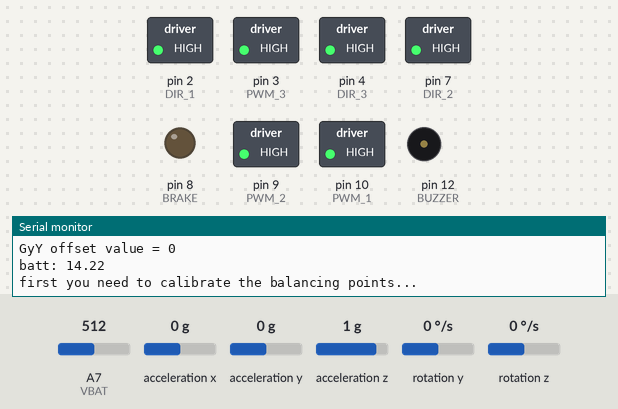
This sketch was run on a simulated Arduino Nano, built with avr-gcc and run on an emulated ATmega328P. Parts: switched loads named in the sketch (green lamp = pin HIGH), output pins drawn as LEDs (lit = HIGH), buzzer (waves = sounding, pin HIGH), the last lines printed to the serial monitor. Wiring (inferred from the names in the program): MPU-6050 motion sensor at I2C address 0x68. The inputs (shaded band) are chosen by the test bench; at power-on: A7 (VBAT) = 512, acceleration x 0 g, acceleration y 0 g, acceleration z 1 g, rotation y 0 °/s, rotation z 0 °/s.

Above: at 15.9 s.
16.0 s: A7 (VBAT) set to 358
17.9 s: A7 (VBAT) set to 336
At 19.3 s:
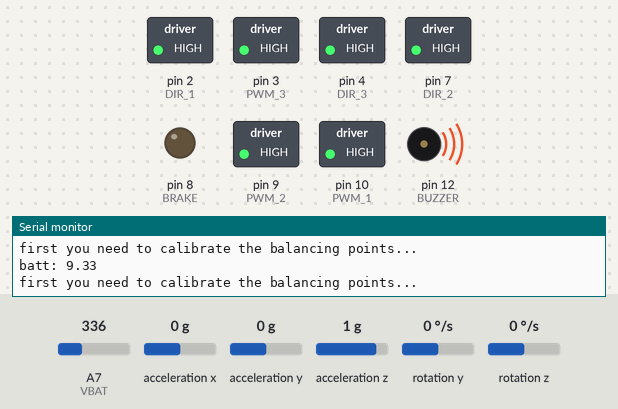
21.7 s: A7 (VBAT) set to 716
At 23.6 s:
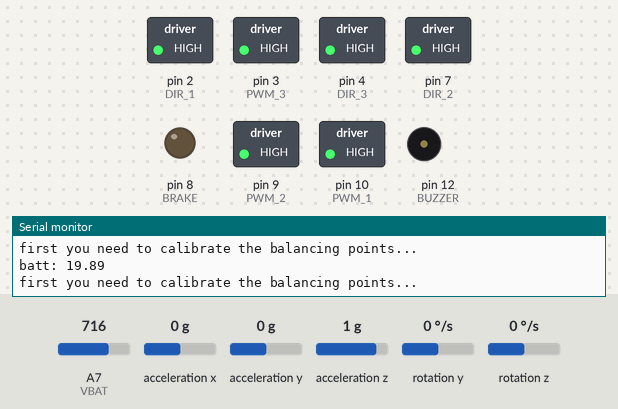
24.2 s: A7 (VBAT) set to 30
At 25.1 s:
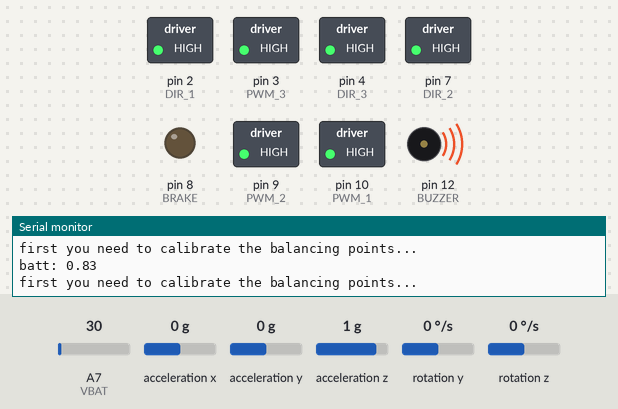
Timing chart, 0 to 27.2 s (numbered marks = the images above; inputs shaded):
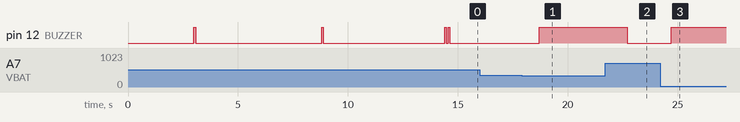

The sketch:

arduino_cube.ino
```cpp
#include "arduino_cube.h"
#include <Wire.h>
#include <EEPROM.h>

void setup() {
  Serial.begin(115200);

  TCCR1A = 0b00000001;
  TCCR1B = 0b00001010;
  TCCR2B = 0b00000010;
  TCCR2A = 0b00000011;

  pinMode(DIR_1, OUTPUT);
  pinMode(DIR_2, OUTPUT);
  pinMode(DIR_3, OUTPUT);
  pinMode(BRAKE, OUTPUT);
  pinMode(BUZZER, OUTPUT);

  Motor1_control(0);
  Motor2_control(0);
  Motor3_control(0);

  EEPROM.get(0, offsets);
  if (offsets.ID1 == 99 && offsets.ID2 == 99 && offsets.ID3 == 99 && offsets.ID4 == 99) calibrated = true;
    else calibrated = false;
  delay(3000);
  beep();
  angle_setup();
}

void loop() {

  currentT = millis();

  if (currentT - previousT_1 >= loop_time) {
    Tuning();  // derinimui
    angle_calc();

    if (balancing_point == 1) {
      angleX -= offsets.X1;
      angleY -= offsets.Y1;
      if (abs(angleX) > 8 || abs(angleY) > 8) vertical = false;
    } else if (balancing_point == 2) {
      angleX -= offsets.X2;
      angleY -= offsets.Y2;
      if (abs(angleY) > 6) vertical = false;
    } else if (balancing_point == 3) {
      angleX -= offsets.X3;
      angleY -= offsets.Y3;
      if (abs(angleY) > 6) vertical = false;
    } else if (balancing_point == 4) {
      angleX -= offsets.X4;
      angleY -= offsets.Y4;
      if (abs(angleX) > 6) vertical = false;
    }

    if (vertical && calibrated && !calibrating) {
      digitalWrite(BRAKE, HIGH);
      gyroZ = GyZ / 131.0; // Convert to deg/s
      gyroY = GyY / 131.0; // Convert to deg/s

      gyroYfilt = alpha * gyroY + (1 - alpha) * gyroYfilt;
      gyroZfilt = alpha * gyroZ + (1 - alpha) * gyroZfilt;

      int pwm_X = constrain(pGain * angleX + iGain * gyroZfilt + sGain * motor_speed_pwmX, -255, 255); // LQR
      int pwm_Y = constrain(pGain * angleY + iGain * gyroYfilt + sGain * motor_speed_pwmY, -255, 255); // LQR
      motor_speed_pwmX += pwm_X;
      motor_speed_pwmY += pwm_Y;
      Serial.println(pwm_Y);
      if (balancing_point == 1) {
        XY_to_threeWay(-pwm_X, -pwm_Y);
      } else if (balancing_point == 2) {
        Motor1_control(pwm_Y);
      } else if (balancing_point == 3) {
        Motor2_control(pwm_Y);
      } else if (balancing_point == 4) {
        Motor3_control(pwm_X);//1
      }
    } else {
      balancing_point = 0;
      XY_to_threeWay(0, 0);
      digitalWrite(BRAKE, LOW);
      motor_speed_pwmX = 0;
      motor_speed_pwmY = 0;
    }
    previousT_1 = currentT;
  }

  if (currentT - previousT_2 >= 2000) {
    battVoltage((double)analogRead(VBAT) / bat_divider);
    if (!calibrated && !calibrating) {
      Serial.println("first you need to calibrate the balancing points...");
    }
    previousT_2 = currentT;
  }
}
```

arduino_cube.h
```cpp
#define PWM_3         3
#define DIR_3         4

#define PWM_1         10
#define DIR_1         2

#define PWM_2         9
#define DIR_2         7

#define BRAKE         8
#define BUZZER        12
#define VBAT          A7

#define MPU6050 0x68          // Device address
#define ACCEL_CONFIG 0x1C     // Accelerometer configuration address
#define GYRO_CONFIG 0x1B      // Gyro configuration address
#define PWR_MGMT_1 0x6B
#define PWR_MGMT_2 0x6C

//Sensor output scaling
#define accSens 0             // 0 = 2g, 1 = 4g, 2 = 8g, 3 = 16g
#define gyroSens 1            // 0 = 250rad/s, 1 = 500rad/s, 2 1000rad/s, 3 = 2000rad/s

float Gyro_amount = 0.996;

bool vertical = false;
bool calibrating = false;
bool calibrated = false;

int balancing_point = 0;

float pGain = 180 ;
float iGain = 200 ;
float sGain = 0.02;
int loop_time = 10;

struct OffsetsObj {
  int ID1 = 99;
  float X1;
  float Y1;
  int ID2= 99;
  float X2;
  float Y2;
  int ID3= 99;
  float X3;
  float Y3;
  int ID4= 99;
  float X4  ;
  float Y4 ;
};

OffsetsObj offsets;

float alpha = 0.7;

int16_t  AcX, AcY, AcZ, GyY, GyZ, gyroX, gyroY, gyroZ, gyroYfilt, gyroZfilt;

int16_t  GyZ_offset = 0;
int16_t  GyY_offset = 0;
int32_t  GyZ_offset_sum = 0;
int32_t  GyY_offset_sum = 0;

float robot_angleX, robot_angleY, angleX, angleY;
float Acc_angleX, Acc_angleY;
int32_t motor_speed_pwmX;
int32_t motor_speed_pwmY;

int bat_divider = 36;

long currentT, previousT_1, previousT_2 = 0;
```

functions.ino
```cpp
void writeTo(byte device, byte address, byte value) {
  Wire.beginTransmission(device);
  Wire.write(address);
  Wire.write(value);
  Wire.endTransmission(true);
}

void beep() {
    digitalWrite(BUZZER, HIGH);
    delay(70);
    digitalWrite(BUZZER, LOW);
    delay(80);
}

void save() {
    EEPROM.put(0, offsets);
    EEPROM.get(0, offsets);
    if (offsets.ID1 == 99 && offsets.ID2 == 99 && offsets.ID3 == 99 && offsets.ID4 == 99) calibrated = true;
    calibrating = false;
    Serial.println("calibrating off");
    beep();
}

void angle_setup() {
  Wire.begin();
  delay (100);
  writeTo(MPU6050, PWR_MGMT_1, 0);
  writeTo(MPU6050, ACCEL_CONFIG, accSens << 3); // Specifying output scaling of accelerometer
  writeTo(MPU6050, GYRO_CONFIG, gyroSens << 3); // Specifying output scaling of gyroscope
  delay (100);

  for (int i = 0; i < 1024; i++) {
    angle_calc();
    //Serial.println(GyZ);
    GyZ_offset_sum += GyZ;
    delay(3);
  }
  GyZ_offset = GyZ_offset_sum >> 10;
  Serial.print("GyZ offset value = "); Serial.println(GyZ_offset);
  beep();

  for (int i = 0; i < 1024; i++) {
    angle_calc();
    //Serial.println(GyY);
    GyY_offset_sum += GyY;
    delay(3);
  }
  GyY_offset = GyY_offset_sum >> 10;
  Serial.print("GyY offset value = "); Serial.println(GyY_offset);
  beep();
  beep();
}

void angle_calc() {

  // read raw accel/gyro measurements from device
  Wire.beginTransmission(MPU6050);
  Wire.write(0x45);
  Wire.endTransmission(false);
  Wire.requestFrom(MPU6050, 6, true);
  GyY = Wire.read() << 8 | Wire.read(); // 0x45 (GYRO_YOUT_H) & 0x46 (GYRO_YOUT_L)
  GyZ = Wire.read() << 8 | Wire.read(); // 0x47 (GYRO_ZOUT_H) & 0x48 (GYRO_ZOUT_L)

  Wire.beginTransmission(MPU6050);
  Wire.write(0x3B);
  Wire.endTransmission(false);
  Wire.requestFrom(MPU6050, 6, true);
  AcX = Wire.read() << 8 | Wire.read(); // 0x3B (ACCEL_XOUT_H) & 0x3C (ACCEL_XOUT_L)
  AcY = Wire.read() << 8 | Wire.read(); // 0x3D (ACCEL_YOUT_H) & 0x3E (ACCEL_YOUT_L)
  AcZ = Wire.read() << 8 | Wire.read(); // 0x3F (ACCEL_ZOUT_H) & 0x40 (ACCEL_ZOUT_L)

  GyZ -= GyZ_offset;
  GyY -= GyY_offset;

  robot_angleX += GyZ * loop_time / 1000 / 65.536;
  Acc_angleX = atan2(AcY, -AcX) * 57.2958;
  robot_angleX = robot_angleX * Gyro_amount + Acc_angleX * (1.0 - Gyro_amount);

  robot_angleY += GyY * loop_time / 1000 / 65.536;
  Acc_angleY = -atan2(AcZ, -AcX) * 57.2958;
  robot_angleY = robot_angleY * Gyro_amount + Acc_angleY * (1.0 - Gyro_amount);

  angleX = robot_angleX;
  angleY = robot_angleY;
    //Serial.print("X: "); Serial.print(robot_angleX); Serial.print(" Y: "); Serial.println(robot_angleY);
  if (abs(angleX - offsets.X1) < 2 && abs(angleY - offsets.Y1) < 2) {
    balancing_point = 1;
    if (!vertical) beep();
    vertical = true;
  } else if (abs(angleX - offsets.X2) < 3 && abs(angleY - offsets.Y2) < 0.6) {
    balancing_point = 2;
    if (!vertical) beep();
    vertical = true;
  } else if (abs(angleX - offsets.X3) < 3 && abs(angleY - offsets.Y3) < 0.6) {
    balancing_point = 3;
    if (!vertical) beep();
    vertical = true;
  } else if (abs(angleX - offsets.X4) < 0.6 && abs(angleY - offsets.Y4) < 3) {
    balancing_point = 4;
    if (!vertical) beep();
    vertical = true;
  }
}

void XY_to_threeWay(float pwm_X, float pwm_Y) {

  int16_t m1 = round(0.5 * pwm_X - 0.6 * pwm_Y);
  int16_t m2 = round(0.5 * pwm_X + 0.6 * pwm_Y);
  int16_t m3 = -pwm_X;

  m1 = constrain(m1, -255, 255);
  m2 = constrain(m2, -255, 255);
  m3 = constrain(m3, -255, 255);

  Motor1_control(-m1);
  Motor2_control(-m2);
  Motor3_control(m3);
}

void battVoltage(double voltage) {
  Serial.print("batt: "); Serial.println(voltage); //debug
  if (voltage <= 9.6) {
    digitalWrite(BUZZER, HIGH);
  } else {
    digitalWrite(BUZZER, LOW);
  }
}

void Motor1_control(int sp) {
  if (sp > 0) digitalWrite(DIR_1, LOW);
    else digitalWrite(DIR_1, HIGH);
  analogWrite(PWM_1, 255 - abs(sp));
}

void Motor2_control(int sp) {
  if (sp > 0) digitalWrite(DIR_2, LOW);
    else digitalWrite(DIR_2, HIGH);
  analogWrite(PWM_2, 255 - abs(sp));
}

void Motor3_control(int sp) {
  if (sp > 0) digitalWrite(DIR_3, LOW);
    else digitalWrite(DIR_3, HIGH);
  analogWrite(PWM_3, 255 - abs(sp));
}

int Tuning() {
  if (!Serial.available())  return 0;
  delay(2);
  char param = Serial.read();               // get parameter byte
  if (!Serial.available()) return 0;
  char cmd = Serial.read();                 // get command byte
  Serial.flush();
  switch (param) {
    case 'p':
      if (cmd == '+')    pGain += 1;
      if (cmd == '-')    pGain -= 1;
      printValues();
      break;
    case 'i':
      if (cmd == '+')    iGain += 0.05;
      if (cmd == '-')    iGain -= 0.05;
      printValues();
      break;
    case 's':
      if (cmd == '+')    sGain += 0.005;
      if (cmd == '-')    sGain -= 0.005;
      printValues();
      break;
    case 'b':
      if (cmd == '+')    bat_divider += 1;
      if (cmd == '-')    bat_divider -= 1;
      printValues();
      break;
    case 'c':
      if (cmd == '+' && !calibrating) {
        calibrating = true;
        Serial.println("calibrating on");
      }
      if (cmd == '-' && calibrating)  {
        Serial.print("X: "); Serial.print(robot_angleX); Serial.print(" Y: "); Serial.println(robot_angleY);
        if (abs(robot_angleX) < 10 && abs(robot_angleY) < 10) {
          offsets.ID1 = 99;
          offsets.X1 = robot_angleX;
          offsets.Y1 = robot_angleY;
          Serial.println("Vertex OK.");
          save();
        } else if (robot_angleX > -45 && robot_angleX < -25 && robot_angleY > -30 && robot_angleY < -10) {
          offsets.ID2 = 99;
          offsets.X2 = robot_angleX;
          offsets.Y2 = robot_angleY;
          Serial.println("First edge OK.");
          save();
        } else if (robot_angleX > 20 && robot_angleX < 40 && robot_angleY > -30 && robot_angleY < -10) {
          offsets.ID3 = 99;
          offsets.X3 = robot_angleX;
          offsets.Y3 = robot_angleY;
          Serial.println("Second edge OK.");
          save();
        } else if (abs(robot_angleX) < 15 && robot_angleY > -48 && robot_angleY < -28) {
          offsets.ID4 = 99;
          offsets.X4 = robot_angleX;
          offsets.Y4 = robot_angleY;
          Serial.println("Third edge OK.");
          save();
        } else {
          Serial.println("The angles are wrong!!!");
          beep();
          beep();
        }
      }
      break;
   }
}

void printValues() {
  Serial.print("P: "); Serial.print(pGain);
  Serial.print(" I: "); Serial.print(iGain);
  Serial.print(" S: "); Serial.println(sGain,4);
  Serial.print("Bat_divider: "); Serial.println(bat_divider);
}
```

Measured:
- the behaviour switches between 346 and 345 on A7 (VBAT) (found by bisection; images 0 and 1)
- after the input at 17.9 s, pin 12 (BUZZER): LOW → HIGH after 0.81 s
- after the input at 21.7 s, pin 12 (BUZZER): HIGH → LOW after 1.0 s
- after the input at 24.2 s, pin 12 (BUZZER): LOW → HIGH after 0.51 s
